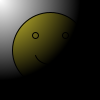
Frame 1 (no input)
Frame 60 (the mouse pressed at the canvas centre just before this capture): identical to frame 1, image omitted
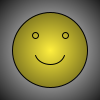
Frame 120 (the mouse held since frame 60 and released just before this capture)

The Processing sketch that drew these frames (run headless with seeded random() and noise(); from frame 60 on, the mouse is pressed at the canvas centre):

// Processing sketch: processsmiley
// ── processsmiley.pde

// the diameter of the smiley face
float size = 75;

// smiley face position
int x = 50;
int y = 50;

void setup() {
}

void draw() {
  // anything drawn here will be processed
  // clear the background 
  background(255);

  // smiley face
  stroke(0);
  fill(#FFEF3E);
  // head
  ellipse(x, y, size, size);
  // eyes
  noFill();
  ellipse(x - 15, y - 15, 6, 6);
  ellipse(x + 15, y - 15, 6, 6);

  // smiling mouth
  // (this is drawn after the blur, so it remains sharp)
  arc(x, y, 30, 30, radians(20), radians(160));

  // process canvas pixels
  loadPixels();
  for (int y = 0; y < height; y++) {
    for (int x = 0; x < width; x++) {

      int i = x + y * width;
      color pixelColour = pixels[i];

      // extract red, green, and blue parts
      float r = red(pixelColour);
      float g = green(pixelColour);
      float b = blue(pixelColour);

      // image processing here
      // (try replacing the code below with code shown in lecture)
      float d = dist(mouseX, mouseY, x, y);
      float f = map(d, 0, 80, 1.0, 0);
      pixels[i] = color(r * f, g * f, b * f);
    }
  }
  updatePixels();
}
